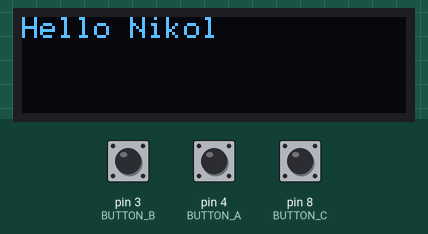
This sketch was run on a simulated Teensy 4. Parts: 128×32 one-colour display. Inputs (shaded band) come from the test bench; at power-on: pin 3 (BUTTON_B) HIGH, pin 8 (BUTTON_C) HIGH, pin 4 (BUTTON_A) HIGH. The display library's start-up logo is not drawn; what the sketch prints to the serial monitor is not drawn.

Above: at 2.2 s.
2.3 s: pin 3 (BUTTON_B) pulled LOW for 1 s
At 2.49 s:
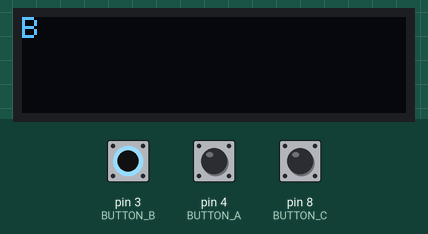
At 4.5 s:
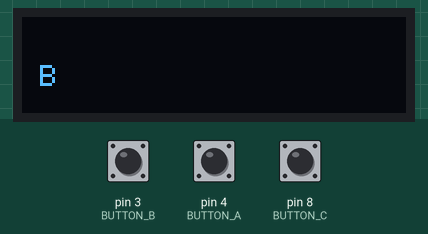
4.8 s: pin 8 (BUTTON_C) pulled LOW for 1 s
At 6.4 s:
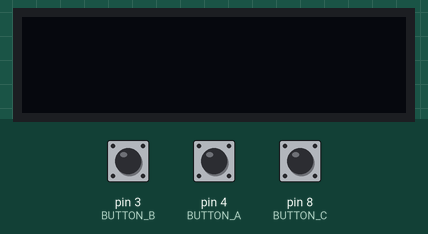
Timing chart, 0 to 7.9 s (numbered marks = the images above; inputs shaded):
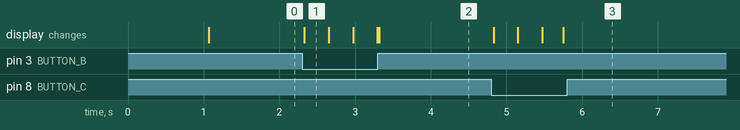

The sketch:

DisplayTest.ino
```cpp
#include <SPI.h>
#include <Wire.h>
#include <Adafruit_GFX.h>
#include <Adafruit_SSD1306.h>

Adafruit_SSD1306 display = Adafruit_SSD1306(128, 32, &Wire);

// OLED FeatherWing buttons map to different pins depending on board:
#if defined(ESP8266)
  #define BUTTON_A  0
  #define BUTTON_B 16
  #define BUTTON_C  2
#elif defined(ESP32)
  #define BUTTON_A 15
  #define BUTTON_B 32
  #define BUTTON_C 14
#elif defined(ARDUINO_STM32_FEATHER)
  #define BUTTON_A PA15
  #define BUTTON_B PC7
  #define BUTTON_C PC5
#elif defined(TEENSYDUINO)
  #define BUTTON_A  4
  #define BUTTON_B  3
  #define BUTTON_C  8
#elif defined(ARDUINO_FEATHER52832)
  #define BUTTON_A 31
  #define BUTTON_B 30
  #define BUTTON_C 27
#else // 32u4, M0, M4, nrf52840 and 328p
  #define BUTTON_A  9
  #define BUTTON_B  6
  #define BUTTON_C  5
#endif

void setup() {
  Serial.begin(9600);

  Serial.println("OLED FeatherWing test");
  // SSD1306_SWITCHCAPVCC = generate display voltage from 3.3V internally
  display.begin(SSD1306_SWITCHCAPVCC, 0x3C); // Address 0x3C for 128x32

  Serial.println("OLED begun");

  // Show image buffer on the display hardware.
  // Since the buffer is intialized with an Adafruit splashscreen
  // internally, this will display the splashscreen.
  display.display();
  delay(1000);

  // Clear the buffer.
  display.clearDisplay();
  display.display();

  Serial.println("IO test");

  pinMode(BUTTON_A, INPUT_PULLUP);
  pinMode(BUTTON_B, INPUT_PULLUP);
  pinMode(BUTTON_C, INPUT_PULLUP);

  // text display tests
  display.setTextSize(1);
  display.setTextColor(SSD1306_WHITE);
  display.setCursor(0,0);
 // display.print("Connecting to SSID\n'adafruit':");
  //display.print("connected!");
  //display.println("IP: 10.0.1.23");
  display.println("Hello Nikol");
  display.setCursor(0,0);
  display.display(); // actually display all of the above
}

void loop() {
  if(!digitalRead(BUTTON_A)){
    display.clearDisplay();
    display.print("o_o");
  }
  if(!digitalRead(BUTTON_B)){
    display.clearDisplay();
    display.print("B");
  }
  if(!digitalRead(BUTTON_C)){
    display.clearDisplay();
    display.print("C");
  }
  delay(10);
  yield();
  display.display();
}
```

Measured:
- after the input at 2.3 s, the display: changes at once (image 1)
- after the input at 4.8 s, the display: first changes at once (image 3 shows a later state)
